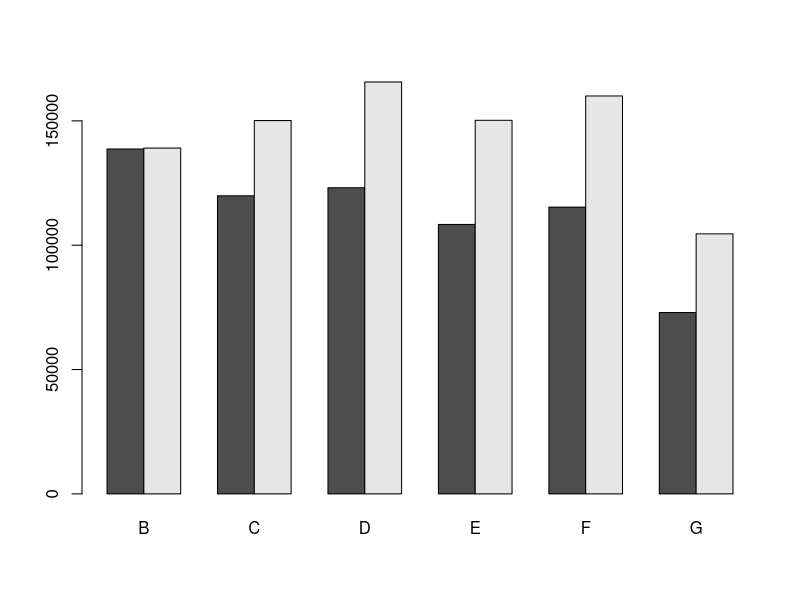

Generate this figure with R:
data <- read.csv("data.csv")

epc_price_1 <- c(0)
epc_price_1[1] <- mean(data$price_1[data$epc_rating_b == 1])
epc_price_1[2] <- mean(data$price_1[data$epc_rating_c == 1])
epc_price_1[3] <- mean(data$price_1[data$epc_rating_d == 1])
epc_price_1[4] <- mean(data$price_1[data$epc_rating_e == 1])
epc_price_1[5] <- mean(data$price_1[data$epc_rating_f == 1])
epc_price_1[6] <- mean(data$price_1[data$epc_rating_g == 1])
epc_price_2 <- c(0)
epc_price_2[1] <- mean(data$price_2[data$epc_rating_b == 1])
epc_price_2[2] <- mean(data$price_2[data$epc_rating_c == 1])
epc_price_2[3] <- mean(data$price_2[data$epc_rating_d == 1])
epc_price_2[4] <- mean(data$price_2[data$epc_rating_e == 1])
epc_price_2[5] <- mean(data$price_2[data$epc_rating_f == 1])
epc_price_2[6] <- mean(data$price_2[data$epc_rating_g == 1])

barplot(
    rbind(epc_price_1, epc_price_2),
    beside = TRUE, names.arg = c("B", "C", "D", "E", "F", "G")
)
